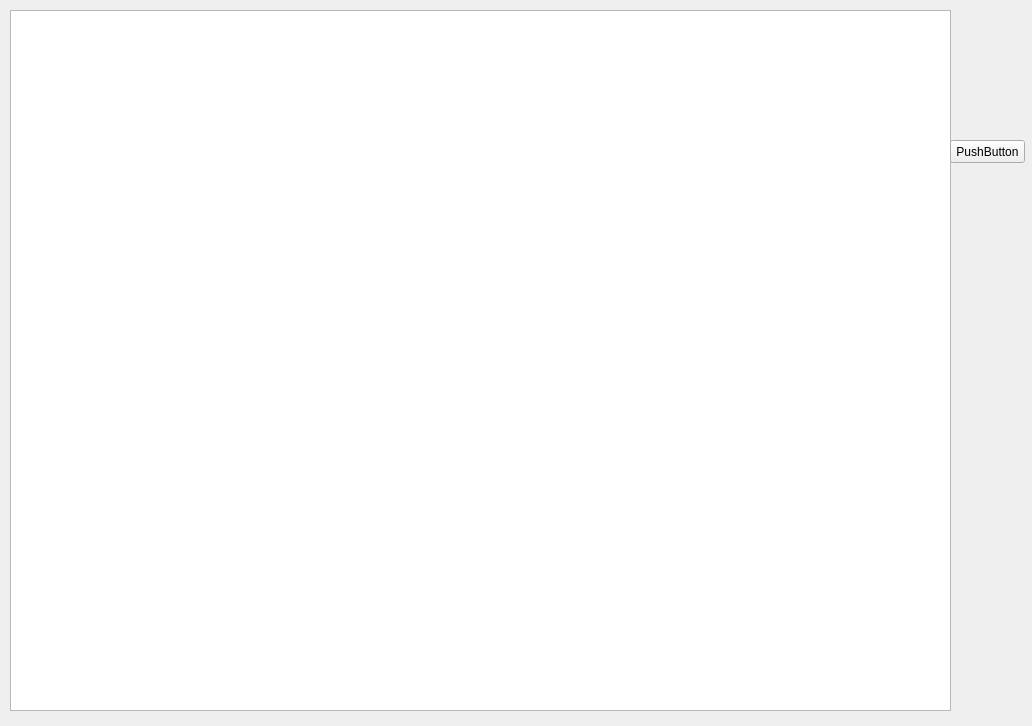
<?xml version="1.0" encoding="UTF-8"?>
<ui version="4.0">
 <class>NPCEditor</class>
 <widget class="QWidget" name="NPCEditor">
  <property name="geometry">
   <rect>
    <x>0</x>
    <y>0</y>
    <width>1032</width>
    <height>726</height>
   </rect>
  </property>
  <property name="windowTitle">
   <string>Form</string>
  </property>
  <widget class="NodeEditor" name="graphicsView">
   <property name="geometry">
    <rect>
     <x>10</x>
     <y>10</y>
     <width>941</width>
     <height>701</height>
    </rect>
   </property>
   <property name="mouseTracking">
    <bool>true</bool>
   </property>
  </widget>
  <widget class="QPushButton" name="pushButton">
   <property name="geometry">
    <rect>
     <x>950</x>
     <y>140</y>
     <width>75</width>
     <height>23</height>
    </rect>
   </property>
   <property name="text">
    <string>PushButton</string>
   </property>
  </widget>
 </widget>
 <customwidgets>
  <customwidget>
   <class>NodeEditor</class>
   <extends>QGraphicsView</extends>
   <header location="global">nodeeditor.h</header>
  </customwidget>
 </customwidgets>
 <resources/>
 <connections/>
</ui>
